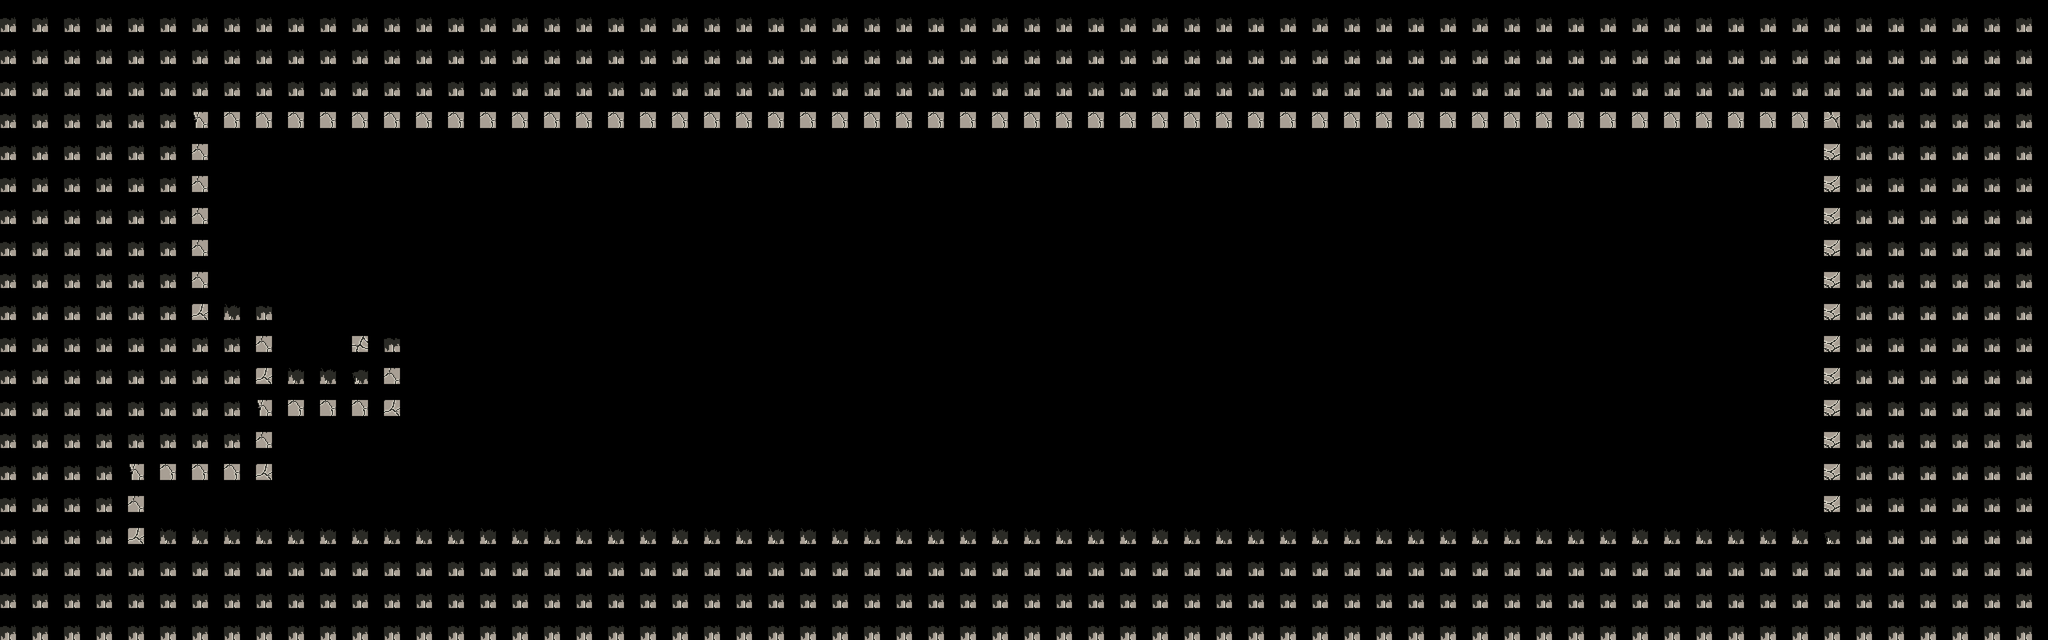

A level layout from a 2D game, rendered from its tile map. Below: a short description, then the map file with its tile-grid data intact:
An orthogonal 64x20 tile map with 128x128 px tiles, 1 tile layer (map), 2 tilesets.

<map version="1.2" tiledversion="1.2.0" orientation="orthogonal" renderorder="right-down" width="64" height="20" tilewidth="128" tileheight="128" infinite="0" nextlayerid="8" nextobjectid="5">
 <tileset firstgid="1" source="tiles.tsx" />
 <tileset firstgid="73" source="tiles.tsx" />
 <layer id="7" name="map" width="64" height="20">
  <data encoding="csv">
74,74,74,74,74,74,74,74,74,74,74,74,74,74,74,74,74,74,74,74,74,74,74,74,74,74,74,74,74,74,74,74,74,74,74,74,74,74,74,74,74,74,74,74,74,74,74,74,74,74,74,74,74,74,74,74,74,74,74,74,74,74,74,74,
74,74,74,74,74,74,74,74,74,74,74,74,74,74,74,74,74,74,74,74,74,74,74,74,74,74,74,74,74,74,74,74,74,74,74,74,74,74,74,74,74,74,74,74,74,74,74,74,74,74,74,74,74,74,74,74,74,74,74,74,74,74,74,74,
74,74,74,74,74,74,74,74,74,74,74,74,74,74,74,74,74,74,74,74,74,74,74,74,74,74,74,74,74,74,74,74,74,74,74,74,74,74,74,74,74,74,74,74,74,74,74,74,74,74,74,74,74,74,74,74,74,74,74,74,74,74,74,74,
74,74,74,74,74,74,83,81,81,81,81,81,81,81,81,81,81,81,81,81,81,81,81,81,81,81,81,81,81,81,81,81,81,81,81,81,81,81,81,81,81,81,81,81,81,81,81,81,81,81,81,81,81,81,81,81,81,82,74,74,74,74,74,74,
74,74,74,74,74,74,79,0,0,0,0,0,0,0,0,0,0,0,0,0,0,0,0,0,0,0,0,0,0,0,0,0,0,0,0,0,0,0,0,0,0,0,0,0,0,0,0,0,0,0,0,0,0,0,0,0,0,76,74,74,74,74,74,74,
74,74,74,74,74,74,79,0,0,0,0,0,0,0,0,0,0,0,0,0,0,0,0,0,0,0,0,0,0,0,0,0,0,0,0,0,0,0,0,0,0,0,0,0,0,0,0,0,0,0,0,0,0,0,0,0,0,76,74,74,74,74,74,74,
74,74,74,74,74,74,79,0,0,0,0,0,0,0,0,0,0,0,0,0,0,0,0,0,0,0,0,0,0,0,0,0,0,0,0,0,0,0,0,0,0,0,0,0,0,0,0,0,0,0,0,0,0,0,0,0,0,76,74,74,74,74,74,74,
74,74,74,74,74,74,79,0,0,0,0,0,0,0,0,0,0,0,0,0,0,0,0,0,0,0,0,0,0,0,0,0,0,0,0,0,0,0,0,0,0,0,0,0,0,0,0,0,0,0,0,0,0,0,0,0,0,76,74,74,74,74,74,74,
74,74,74,74,74,74,79,0,0,0,0,0,0,0,0,0,0,0,0,0,0,0,0,0,0,0,0,0,0,0,0,0,0,0,0,0,0,0,0,0,0,0,0,0,0,0,0,0,0,0,0,0,0,0,0,0,0,76,74,74,74,74,74,74,
74,74,74,74,74,74,80,73,78,0,0,0,0,0,0,0,0,0,0,0,0,0,0,0,0,0,0,0,0,0,0,0,0,0,0,0,0,0,0,0,0,0,0,0,0,0,0,0,0,0,0,0,0,0,0,0,0,76,74,74,74,74,74,74,
74,74,74,74,74,74,74,74,79,0,0,75,78,0,0,0,0,0,0,0,0,0,0,0,0,0,0,0,0,0,0,0,0,0,0,0,0,0,0,0,0,0,0,0,0,0,0,0,0,0,0,0,0,0,0,0,0,76,74,74,74,74,74,74,
74,74,74,74,74,74,74,74,80,73,73,77,79,0,0,0,0,0,0,0,0,0,0,0,0,0,0,0,0,0,0,0,0,0,0,0,0,0,0,0,0,0,0,0,0,0,0,0,0,0,0,0,0,0,0,0,0,76,74,74,74,74,74,74,
74,74,74,74,74,74,74,74,83,81,81,81,84,0,0,0,0,0,0,0,0,0,0,0,0,0,0,0,0,0,0,0,0,0,0,0,0,0,0,0,0,0,0,0,0,0,0,0,0,0,0,0,0,0,0,0,0,76,74,74,74,74,74,74,
74,74,74,74,74,74,74,74,79,0,0,0,0,0,0,0,0,0,0,0,0,0,0,0,0,0,0,0,0,0,0,0,0,0,0,0,0,0,0,0,0,0,0,0,0,0,0,0,0,0,0,0,0,0,0,0,0,76,74,74,74,74,74,74,
74,74,74,74,83,81,81,81,84,0,0,0,0,0,0,0,0,0,0,0,0,0,0,0,0,0,0,0,0,0,0,0,0,0,0,0,0,0,0,0,0,0,0,0,0,0,0,0,0,0,0,0,0,0,0,0,0,76,74,74,74,74,74,74,
74,74,74,74,79,0,0,0,0,0,0,0,0,0,0,0,0,0,0,0,0,0,0,0,0,0,0,0,0,0,0,0,0,0,0,0,0,0,0,0,0,0,0,0,0,0,0,0,0,0,0,0,0,0,0,0,0,76,74,74,74,74,74,74,
74,74,74,74,80,73,73,73,73,73,73,73,73,73,73,73,73,73,73,73,73,73,73,73,73,73,73,73,73,73,73,73,73,73,73,73,73,73,73,73,73,73,73,73,73,73,73,73,73,73,73,73,73,73,73,73,73,77,74,74,74,74,74,74,
74,74,74,74,74,74,74,74,74,74,74,74,74,74,74,74,74,74,74,74,74,74,74,74,74,74,74,74,74,74,74,74,74,74,74,74,74,74,74,74,74,74,74,74,74,74,74,74,74,74,74,74,74,74,74,74,74,74,74,74,74,74,74,74,
74,74,74,74,74,74,74,74,74,74,74,74,74,74,74,74,74,74,74,74,74,74,74,74,74,74,74,74,74,74,74,74,74,74,74,74,74,74,74,74,74,74,74,74,74,74,74,74,74,74,74,74,74,74,74,74,74,74,74,74,74,74,74,74,
74,74,74,74,74,74,74,74,74,74,74,74,74,74,74,74,74,74,74,74,74,74,74,74,74,74,74,74,74,74,74,74,74,74,74,74,74,74,74,74,74,74,74,74,74,74,74,74,74,74,74,74,74,74,74,74,74,74,74,74,74,74,74,74
</data>
 </layer>
</map>